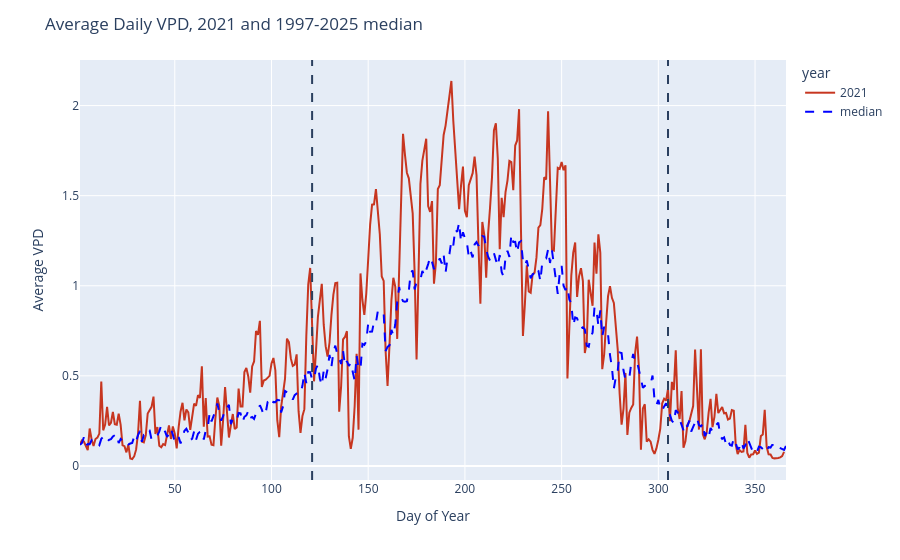

Notebook code cell kept with this figure:
### Code cell
fig_2021 = create_annual_lineplot(grouped_weather, vpd_column='avg_vpd', year_list=[2021], highlight_year='2021')
fig_2021.add_scatter(
    x=median_avg_vpd_full['DOY'],
    y=median_avg_vpd_full['doy_median'],
    mode='lines',
    line=dict(color="blue", width=2, dash="dash"),
    name='median'
)
fig_2021.update_layout(title='Average Daily VPD, 2021 and 1997-2025 median', xaxis_title='Day of Year', yaxis_title='Average VPD')
fig_2021.show()

### Figure 1 — Plotly figure (JSON) as saved in the notebook; plotly's stock layout.template omitted (floating-point values rounded to 4 significant figures; data arrays with more than 128 entries replaced by an {"elided": "..."} marker saying what was removed)
{"data": [{"hovertemplate": "year=2021<br>DOY=%{x}<br>avg_vpd=%{y}<extra></extra>", "legendgroup": "2021", "line": {"color": "#c73620", "dash": "solid"}, "marker": {"symbol": "circle"}, "mode": "lines", "name": "2021", "orientation": "v", "showlegend": true, "type": "scatter", "x": {"elided": "365 int values"}, "xaxis": "x", "y": {"elided": "365 float values"}, "yaxis": "y"}, {"line": {"color": "blue", "dash": "dash", "width": 2}, "mode": "lines", "name": "median", "type": "scatter", "x": {"elided": "366 int values"}, "y": {"elided": "366 float values"}}], "layout": {"legend": {"title": {"text": "year"}, "tracegroupgap": 0}, "margin": {"t": 60}, "shapes": [{"line": {"dash": "dash"}, "type": "line", "x0": "121", "x1": "121", "xref": "x", "y0": 0, "y1": 1, "yref": "y domain"}, {"line": {"dash": "dash"}, "type": "line", "x0": "305", "x1": "305", "xref": "x", "y0": 0, "y1": 1, "yref": "y domain"}], "title": {"text": "Average Daily VPD, 2021 and 1997-2025 median"}, "xaxis": {"anchor": "y", "domain": [0, 1], "title": {"text": "Day of Year"}}, "yaxis": {"anchor": "x", "domain": [0, 1], "title": {"text": "Average VPD"}}}}
